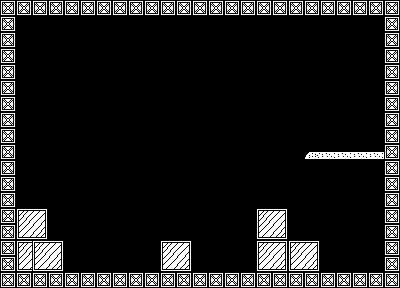

The image is a tile-based game level rendered from a .tmx file. Its description and source (layers, tilesets, objects; grid data summarised) follow:
An orthogonal 25x18 tile map with 16x16 px tiles, 2 tile layers (Collision, Background).

<map version="1.0" tiledversion="1.0.1" orientation="orthogonal" renderorder="right-down" width="25" height="18" tilewidth="16" tileheight="16" nextobjectid="1">
 <tileset firstgid="1" name="test_tileset" tilewidth="16" tileheight="16" tilecount="256" columns="16">
  <image source="sprites/tileset.png" width="256" height="256" />
 </tileset>
 <layer name="Collision" width="25" height="18">
  <data>[450 cells, 113 non-empty, 7 distinct tile ids]</data>
 </layer>
 <layer name="Background" width="25" height="18">
  <data>[450 cells, 0 non-empty, 0 distinct tile ids]</data>
 </layer>
</map>